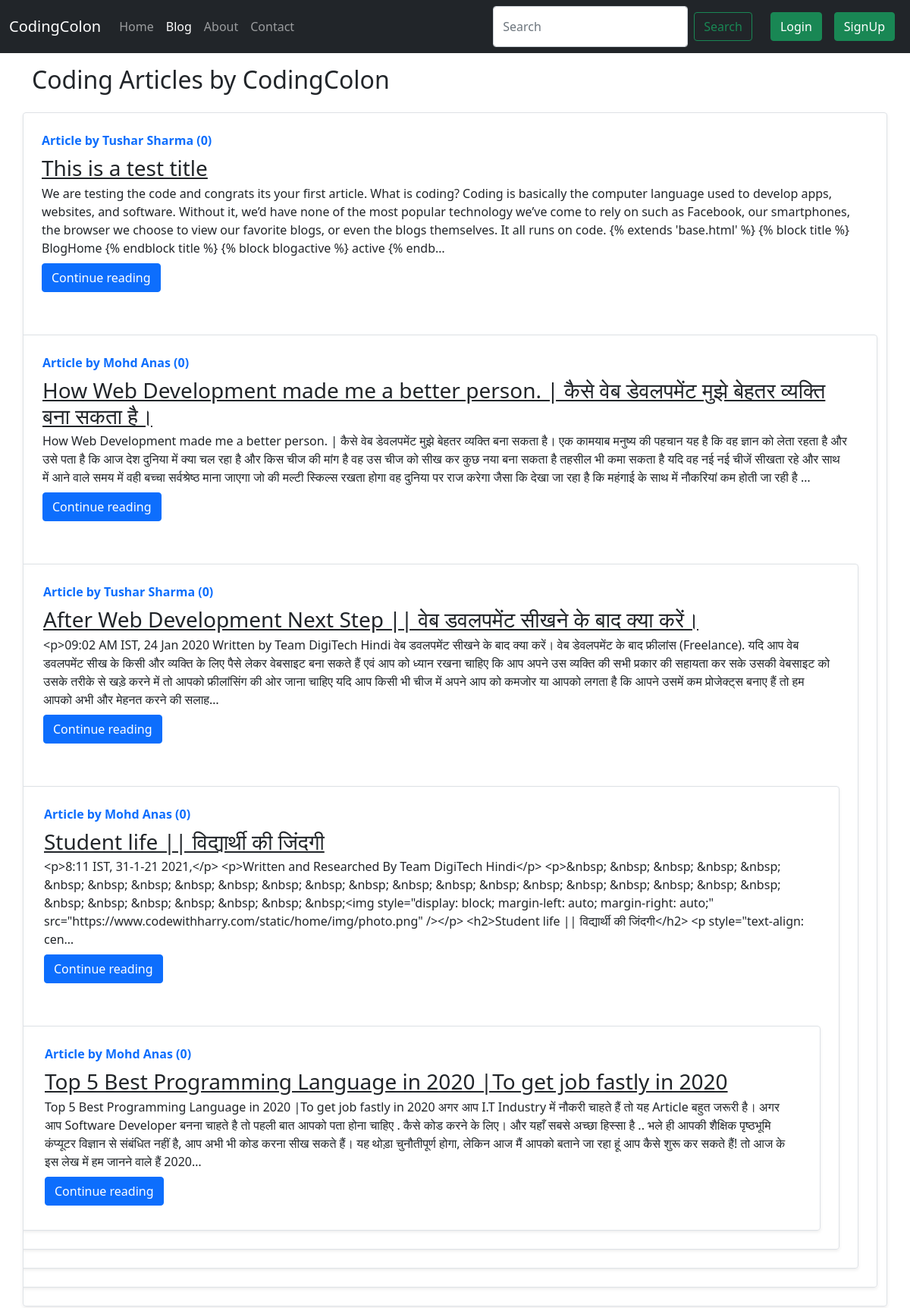
Screenshot of /blog/ with the database file from the repository.
### blog/models.py (models this page shows, shortened)
class Post(models.Model):
    sno = models.AutoField(primary_key=True)
    title = models.CharField(max_length=100)
    content = models.TextField()
    author = models.CharField(max_length=100)
    slug = models.CharField(max_length=200)
    views = models.IntegerField(default=0)
    timeStamp = models.DateTimeField(blank=True)
    likes = models.ManyToManyField(User, related_name ='blog_posts' )

### blog/views.py (the view)
# urls.py: path('', views.blogHome, name='blogHome'),
def blogHome(request):
    allPosts= Post.objects.all()
    context={'allPosts': allPosts}
    return render(request, "blog/blogHome.html", context)

### templates/blog/blogHome.html (shortened to what this page needs)
{% extends 'base.html' %}
{%block blogactive %} active {% endblock blogactive %}
{% block body %}
<div class="container my-3">
  <h2>Coding Articles by CodingColon</h2>
  {% for post in allPosts %}
  <div
    class="row no-gutters border rounded overflow-hidden flex-md-row mb-4 shadow-sm h-md-250 my-4 position-relative"
  >
    <div class="col p-4 d-flex flex-column position-static">
      <strong class="d-inline-block mb-2 text-primary"
        >Article by {{post.author}} ({{post.views}})</strong
      >
      <h3 class="mb-0"><a class="text-dark" href="/blog/{{post.slug}}">{{post.title}}</a> </h3>
      <p class="card-text mb-auto">{{post.content| truncatechars:500}}</p>
      <div class="my-2">
        <a href="/blog/{{post.slug}}" role="button" class="btn btn-primary"
          >Continue reading</a
        >
      </div>
    </div>
    {% endfor %}
  </div>
  {% endblock %}

### rows the page displays
Post: author "Tushar Sharma", views "0", title "This is a test title", content "We are testing the code and congrats its your first article. What is coding? Coding is basically the computer language used to develop apps, websites, and software. Without it, we’d have none of the most popular technology we’ve come to rely on such as Facebook, our smartphones, the browser we choose to view our favorite blogs, or even the blogs themselves. It all runs on code. {% extends 'base.html' %} {% block title %} BlogHome {% endblock title %} {% block blogactive %} active {% endb…"
Post: author "Mohd Anas", views "0", title "How Web Development made me a better person. ‌| कैसे वेब डेवलपमेंट मुझे बेहतर व्यक्ति बना सकता है।", content "How Web Development made me a better person. ‌| कैसे वेब डेवलपमेंट मुझे बेहतर व्यक्ति बना सकता है। एक कामयाब मनुष्य की पहचान यह है कि वह ज्ञान को लेता रहता है और उसे पता है कि आज देश दुनिया में क्या चल रहा है और किस चीज की मांग है वह उस चीज को सीख कर कुछ नया बना सकता है तहसील भी कमा सकता है यदि वह नई नई चीजें सीखता रहे और साथ में आने वाले समय में वही बच्चा सर्वश्रेष्ठ माना जाएगा जो की मल्टी स्किल्स रखता होगा वह दुनिया पर राज करेगा जैसा कि देखा जा रहा है कि महंगाई के साथ में नौकरियां कम होती जा रही है …"
Post: author "Tushar Sharma", views "0", title "After Web Development Next Step || वेब डवलपमेंट सीखने के बाद क्या करें।", content "<p>09:02 AM IST, 24 Jan 2020 Written by Team DigiTech Hindi वेब डवलपमेंट सीखने के बाद क्या करें। वेब डेवलपमेंट के बाद फ्रीलांस (Freelance). यदि आप वेब डवलपमेंट सीख के किसी और व्यक्ति के लिए पैसे लेकर वेबसाइट बना सकते हैं एवं आप को ध्यान रखना चाहिए कि आप अपने उस व्यक्ति की सभी प्रकार की सहायता कर सके उसकी वेबसाइट को उसके तरीके से खड़े करने में तो आपको फ्रीलांसिंग की ओर जाना चाहिए यदि आप किसी भी चीज में अपने आप को कमजोर या आपको लगता है कि आपने उसमें कम प्रोजेक्ट्स बनाए हैं तो हम आपको अभी और मेहनत करने की सलाह…"
Post: author "Mohd Anas", views "0", title "Student life || विद्यार्थी की जिंदगी", content "<p>8:11 IST, 31-1-21 2021,</p> <p>Written and Researched By Team DigiTech Hindi</p> <p>&nbsp; &nbsp; &nbsp; &nbsp; &nbsp; &nbsp; &nbsp; &nbsp; &nbsp; &nbsp; &nbsp; &nbsp; &nbsp; &nbsp; &nbsp; &nbsp; &nbsp; &nbsp; &nbsp; &nbsp; &nbsp; &nbsp; &nbsp; &nbsp; &nbsp; &nbsp; &nbsp; &nbsp; &nbsp;<img style=\"display: block; margin-left: auto; margin-right: auto;\" src=\"https://www.codewithharry.com/static/home/img/photo.png\" /></p> <h2>Student life || विद्यार्थी की जिंदगी</h2> <p style=\"text-align: cen…"
Post: author "Mohd Anas", views "0", title "Top 5 Best Programming Language in 2020 |To get job fastly in 2020", content "Top 5 Best Programming Language in 2020 |To get job fastly in 2020 अगर आप I.T Industry में नौकरी चाहते हैं तो यह Article बहुत जरूरी है। अगर आप Software Developer बनना चाहते है तो पहली बात आपको पता होना चाहिए . कैसे कोड करने के लिए। और यहाँ सबसे अच्छा हिस्सा है .. भले ही आपकी शैक्षिक पृष्ठभूमि कंप्यूटर विज्ञान से संबंधित नहीं है, आप अभी भी कोड करना सीख सकते हैं। यह थोड़ा चुनौतीपूर्ण होगा, लेकिन आज मैं आपको बताने जा रहा हूं आप कैसे शुरू कर सकते हैं! तो आज के इस लेख में हम जानने वाले हैं 2020…"
